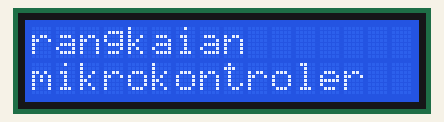
The sketch below on a simulated Arduino Uno, built with avr-gcc and run on an emulated ATmega328P. Shown: 16×2 character LCD.

Above: at 0.1 s.

The sketch:

Latihan_LCD_I2C.ino
```cpp
#include <LiquidCrystal_I2C.h>

LiquidCrystal_I2C lcd(0x27, 16, 2);
void setup() {
  lcd.init();
  lcd.backlight();

}

void loop() {
  lcd.setCursor(0, 0);
  lcd.print("rangkaian");

  lcd.setCursor(0, 1);
  lcd.print("mikrokontroler");
  delay(2000);
  lcd.clear();
  delay(200);


}
```
